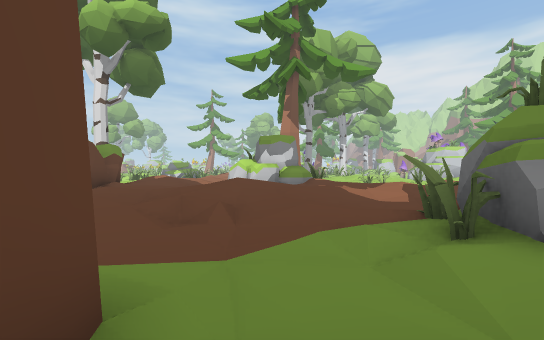
View 1 (above)

21 first-person views from a walk through a scene from a Unity 3-D project. The camera is 1.5 m above the floor, looks level and sees 90° across. The floor is counted in squares, 2 m on a side. Each view is taken from the middle of a square. On the plan, view 1 faces up. The plan holds only what a view shows up to about 10 squares ahead; the rest is blank. The place goes on beyond the plan. The player character is not drawn. Some animated figures are not drawn.

View 2
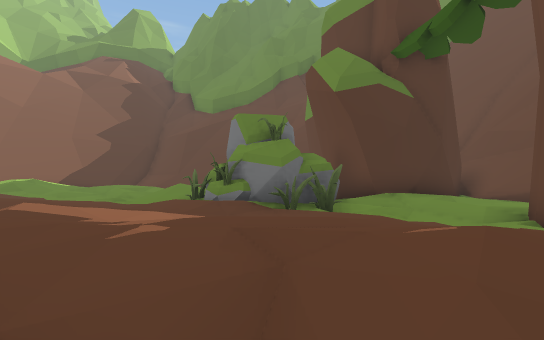

View 3
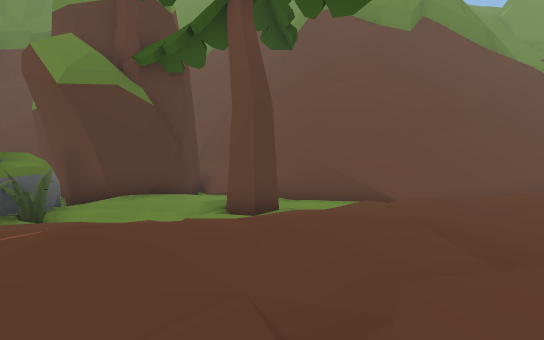

View 4
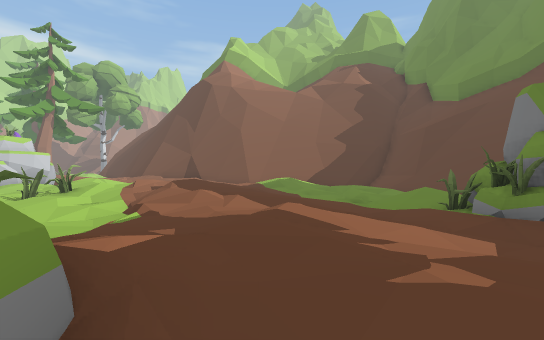

View 5
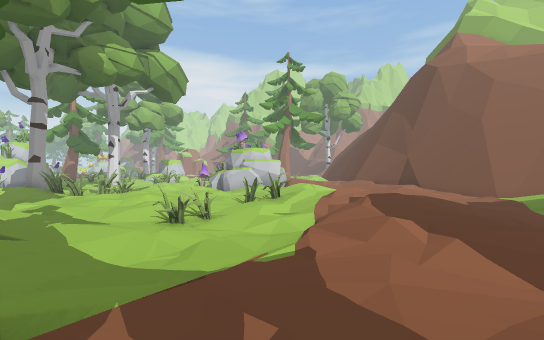

View 6
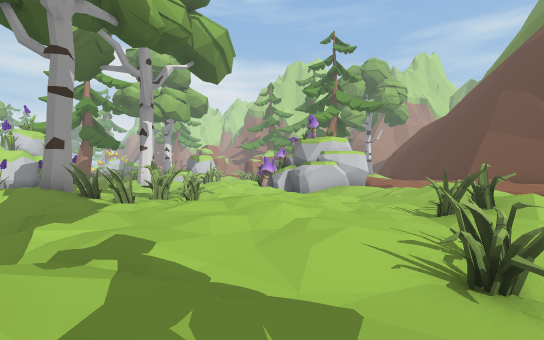

View 7
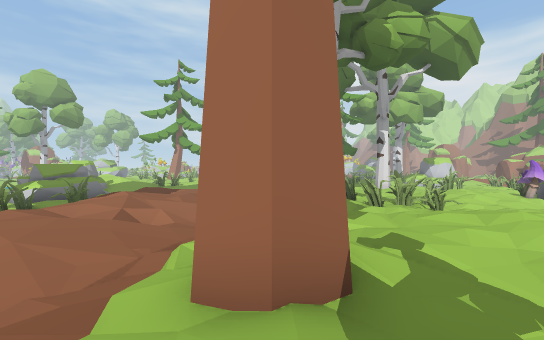

View 8
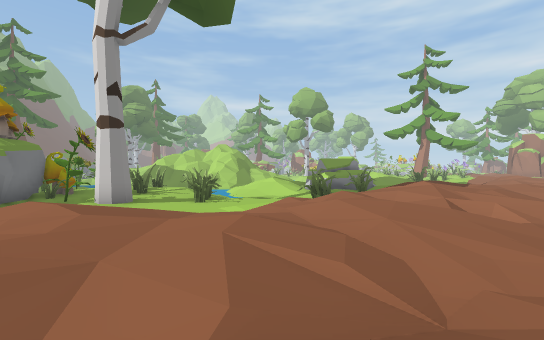

View 9
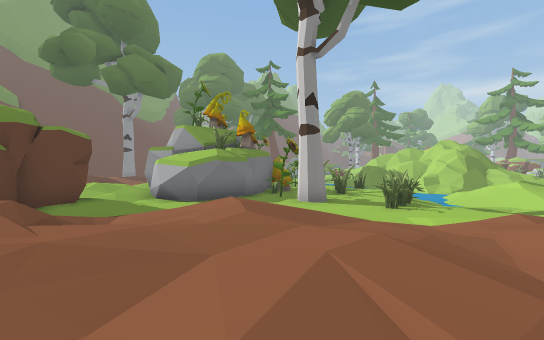

View 10
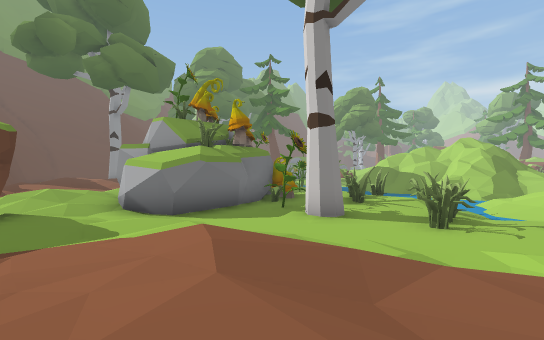

View 11
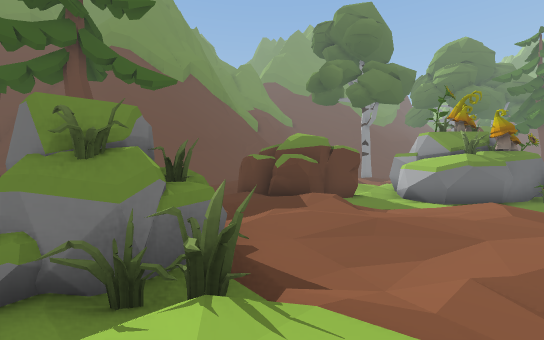

View 12
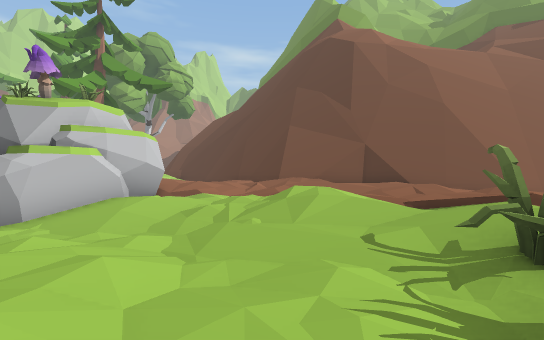

View 13
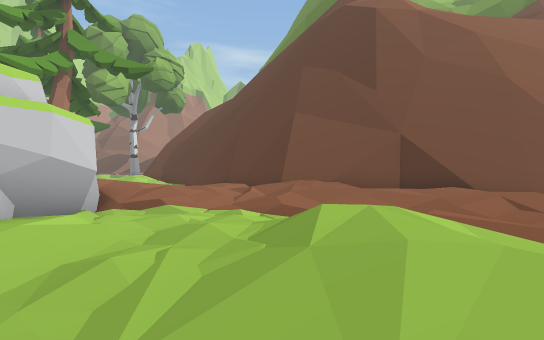

View 14
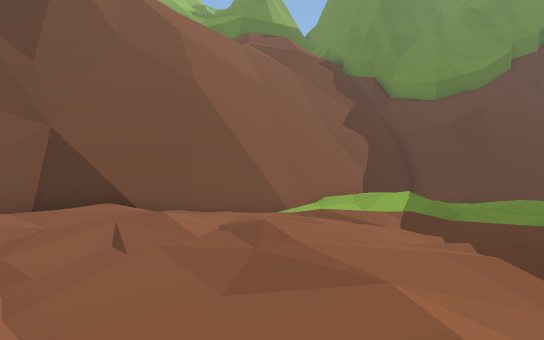

View 15
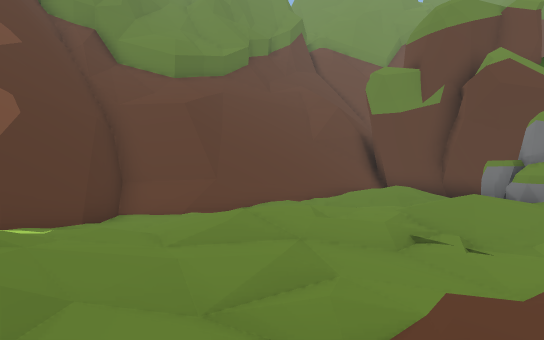

View 16
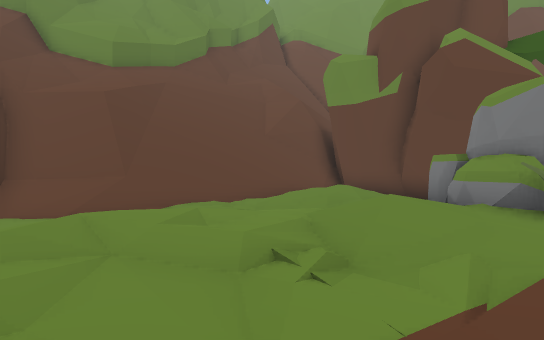

View 17
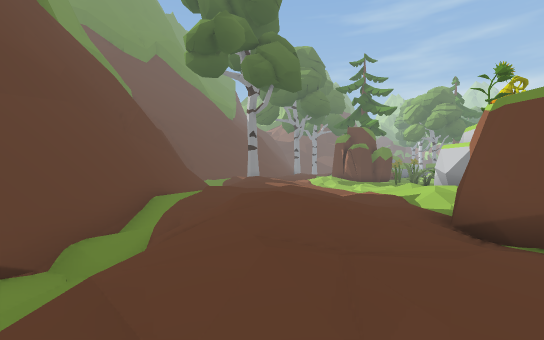

View 18
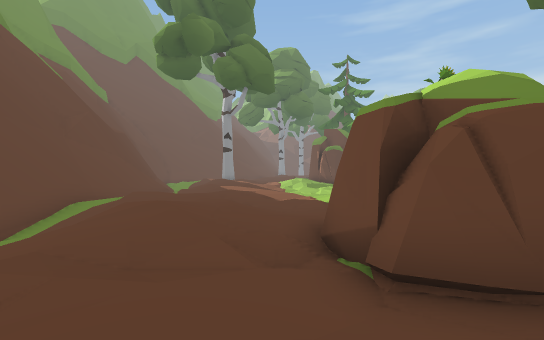

View 19
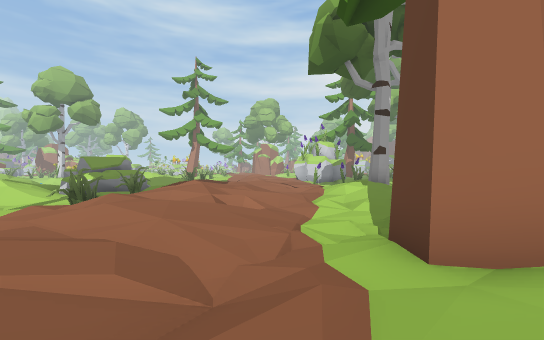

View 20
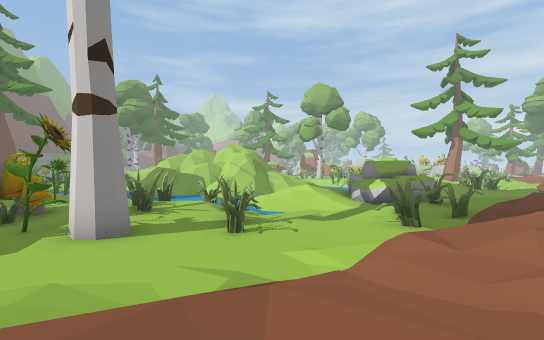

View 21
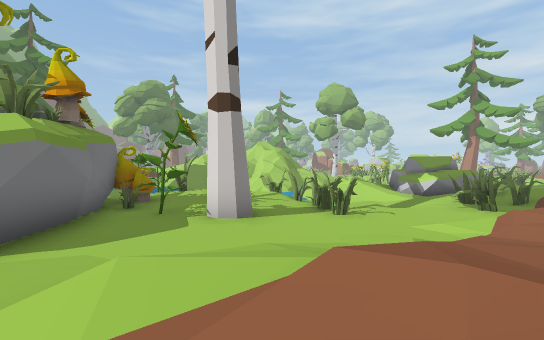

### Floor plan
Key: @ floor where view 1 was taken; # wall or solid block; . main floor; : floor 0.25 m higher than the main floor; - floor 0.25 m lower than the main floor; + floor 0.5 m higher than the main floor; _ floor 0.5 m lower than the main floor; * floor 0.75 m higher than the main floor; < floor 0.75 m lower than the main floor; ( floor 1 m lower than the main floor; / step, stairs or slope; = window, fence, low wall or low ledge; ^ raised ledge; O other object.
Columns run from 13 left of view 1 to 20 right of it. Each row starts with its distance up from view 1.
 23  /*//^OO.: +..:/#OO _././
 22 /////_-_O./+..//OOOO_____##
 21 (//<<_O_//*+://..OOO--  _-####:++
 20   <(<<_O/+*/.-_-.--:/. /_-:###/ :
 19  OOO<___/+:/-__/::::.:.-_-.---.+:
 18   .-O_-_.++:-__..:/+../--..---.//#
 17  OO-_O--.::.-_//../:----.//./:./##
 16 OOO-----....--#/--..-O-./+/-.:+##
 15 OOO##--/.:://-#.-_O--OO::.:.-/+#
 14 ##OO---/:+:/.///-_OO--////...::#
 13  ##---//:+/-/:+/-__<_/./*:::++##
 12   ##--/..:+..O..___<_//.:++::/#
 11    #----//+.OOO.--_//// +::::##
 10  ###-.../*/.OOO/.../++/+/....#
  9 ##:.-####++/OOO+.:.::+/:.-:..#
  8 ::+/.   #/:.//:++/.:://./-///#
  7 ..///   #::///+:::...-_-///+##
  6 -/:...###.:+*++/./--/___--./##
  5 //.-.:./::+//:.-/O-./////._-#
  4  +:/++/+::://./O###/+/-/..__#
  3  :++:/*++:../-/O###/.--/  __#
  2   +:.///::-____-###../--_==##
  1    /.-_<__-##//### /+:/_#####
  0 #########___/@.###   /####
 -1         ###_-/## ##  =##
 -2           ##  #   #####
 -3             ###

Positions as (right, up) in squares from view 1, and headings:
1: (0, 0), facing up
2: (-1, 8), facing down-right
3: (-2, 8), facing down
4: (0, 8), facing right
5: (2, 8), facing up-right
6: (2, 14), facing up-right
7: (1, 13), facing up
8: (-1, 13), facing up-left
9: (-1, 14), facing left
10: (-3, 14), facing left
11: (1, 14), facing down-left
12: (7, 17), facing right
13: (10, 17), facing right
14: (11, 14), facing down-right
15: (11, 9), facing down
16: (9, 8), facing down
17: (-3, 3), facing left
18: (-3, 5), facing left
19: (-1, 13), facing up
20: (-4, 14), facing up-left
21: (-5, 12), facing up-left
